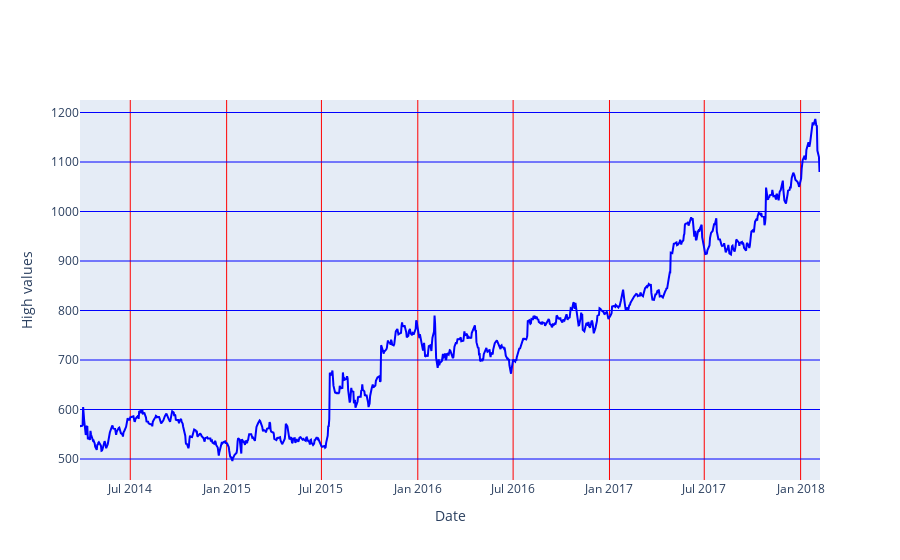

Write notebook code for a chart like this one.
### Markdown cell above
# The highest values during different year

### Code cell
fig = go.Figure(data=go.Scatter(x=google['date'],y=google['high'], mode='lines'))
# Customize the line color
fig.update_traces(line=dict(color='blue'))

# Customize the background color
fig.update_layout(plot_bgcolor='light gray')

# Customize the x-axis label
fig.update_layout(xaxis_title='Date')

# Customize the y-axis label
fig.update_layout(yaxis_title='High values')

# Customize the grid line color
fig.update_layout(
    xaxis=dict(
        gridcolor='red' 
    ),
    yaxis=dict(
        gridcolor='blue'  #
    )
)

fig.show()

### Figure 1 — Plotly figure (JSON) as saved in the notebook; plotly's stock layout.template omitted (floating-point values rounded to 4 significant figures; data arrays with more than 128 entries replaced by an {"elided": "..."} marker saying what was removed)
{"data": [{"line": {"color": "blue"}, "mode": "lines", "type": "scatter", "x": {"elided": "975 str values"}, "y": {"elided": "975 float values"}}], "layout": {"plot_bgcolor": "light gray", "xaxis": {"gridcolor": "red", "title": {"text": "Date"}}, "yaxis": {"gridcolor": "blue", "title": {"text": "High values"}}}}
